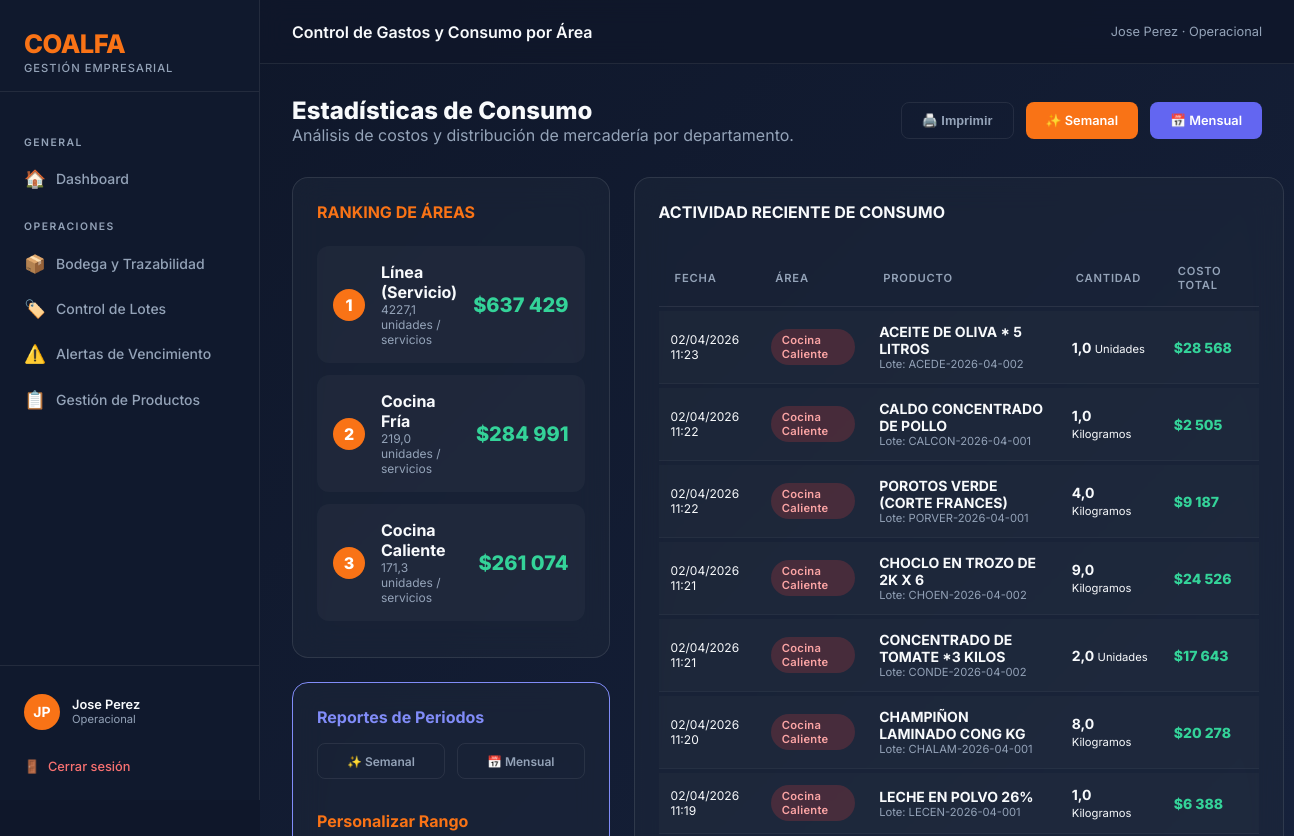
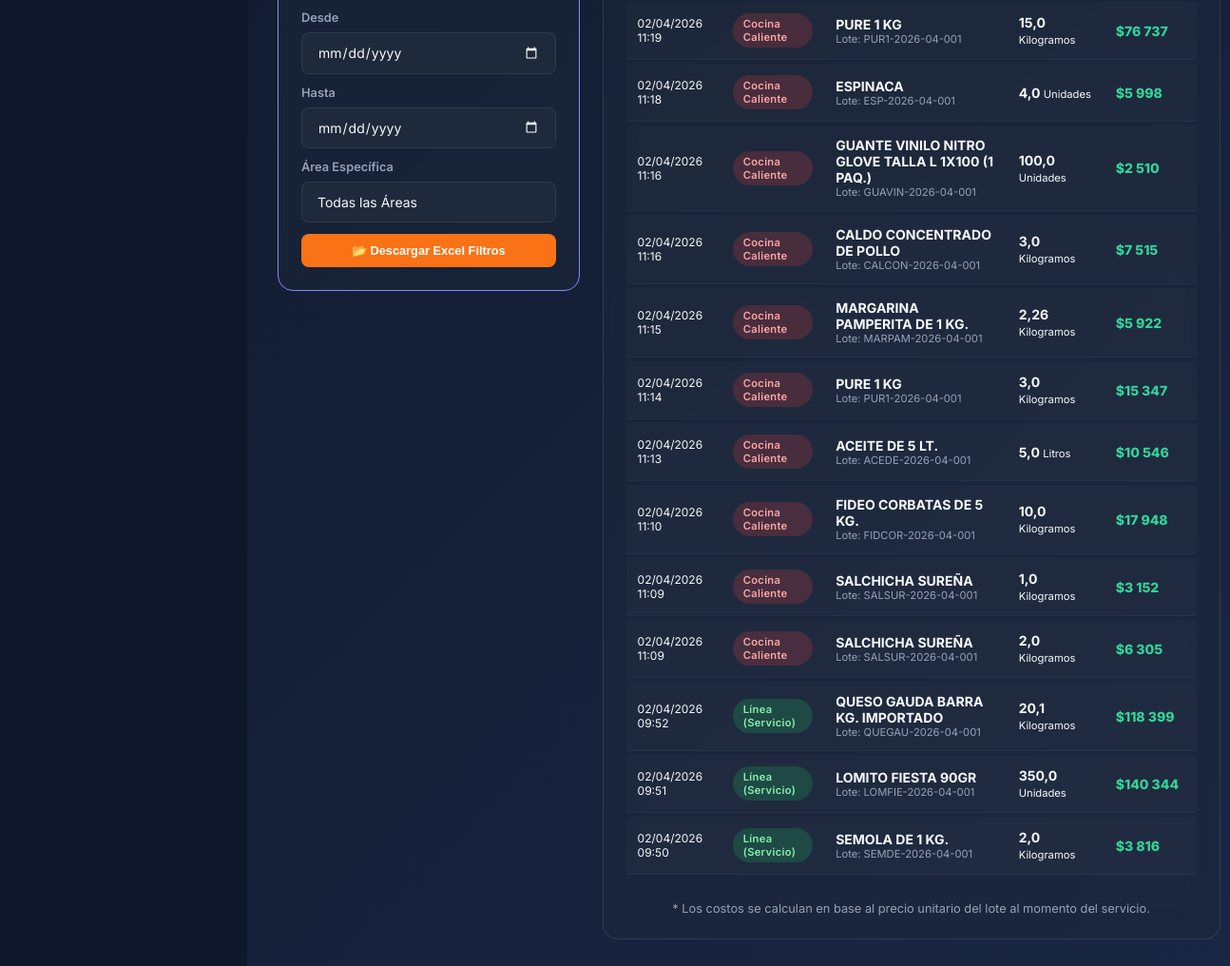
The app's page /inventario/consumo/ (signed in) with its own data (2 pictures, top to bottom).
### coalfa/models.py (models this page shows, shortened)
class Usuario(AbstractBaseUser, PermissionsMixin):
    ROL_CHOICES = [
        ("ADMIN", "Administrador"),
        ("RRHH", "Recursos Humanos"),
        ("OPERACIONAL", "Operacional"),
        ("GERENTE", "Gerente"),
    ]
    rut = models.CharField(max_length=12, unique=True, verbose_name="RUT", validators=[rut_validator])
    nombre = models.CharField(max_length=60, verbose_name="Nombre")
    apellido = models.CharField(max_length=60, verbose_name="Apellido")
    rol = models.CharField(max_length=15, choices=ROL_CHOICES, default="RRHH", verbose_name="Rol")
    is_active = models.BooleanField(default=True, verbose_name="Activo")
    is_staff = models.BooleanField(default=False, verbose_name="Es staff")
    solicitud_pendiente = models.BooleanField(default=False, verbose_name="Solicitud pendiente de aprobación")
    date_joined = models.DateTimeField(default=timezone.now, verbose_name="Fecha de registro")
    USERNAME_FIELD = "rut"
    REQUIRED_FIELDS = ["nombre", "apellido"]
    objects = UsuarioManager()
    def get_full_name(self):
        return f"{self.nombre} {self.apellido}"
    class Meta:
        verbose_name = "Usuario"
        verbose_name_plural = "Usuarios"

### inventario/models.py (models this page shows, shortened)
class RegistroServicio(models.Model):
    lote = models.ForeignKey(Lote, on_delete=models.CASCADE, related_name="servicios")
    cantidad_servida = models.FloatField()
    area = models.CharField(max_length=30, choices=Lote.UBICACION_CHOICES, default="LINEA")
    costo_total = models.FloatField(default=0, help_text="Costo calculado (cantidad * precio_unitario del lote)")
    responsable = models.CharField(max_length=100, blank=True)
    fecha = models.DateTimeField(auto_now_add=True)
    observaciones = models.TextField(blank=True)
    class Meta:
        verbose_name = "Registro de Servicio"
        verbose_name_plural = "Registros de Servicio"
        ordering = ["-fecha"]

class Lote(models.Model):
    UBICACION_CHOICES = [
        ("BODEGA", "Bodega"),
        ("COCINA_FRIA", "Cocina Fría"),
        ("COCINA_CALIENTE", "Cocina Caliente"),
        ("REPOSTERIA", "Repostería"),
        ("PANADERIA", "Panadería"),
        ("COLACION", "Colación"),
        ("LINEA", "Línea (Servicio)"),
        ("OTRO", "Otro"),
    ]
    ESTADO_CHOICES = [
        ("ACTIVO", "Activo"),
        ("CONSUMIDO", "Consumido"),
        ("VENCIDO", "Vencido"),
        ("DESCARTADO", "Descartado"),
    ]
    PROCESO_CHOICES = [
        ("RECEPCION", "Recepción de Bodega"),
        ("MARINADO", "Marinado"),
        ("PORCIONADO", "Porcionado"),
        ("COCCION", "Cocción"),
        ("PREPARACION", "Preparación / Mezcla"),
        ("HORNEADO", "Horneado"),
        ("ENFRIADO", "Enfriado"),
        ("OTRO", "Otro"),
    ]
    producto = models.ForeignKey(Producto, on_delete=models.PROTECT, related_name="lotes")
    proveedor = models.ForeignKey(
        Proveedor, on_delete=models.SET_NULL, null=True, blank=True, related_name="lotes"
    )
    numero_lote = models.CharField(max_length=60, unique=True, blank=True)
    numero_lote_proveedor = models.CharField(
        max_length=80, blank=True, verbose_name="Lote del Proveedor"
    )
    numero_guia = models.CharField(
        max_length=80, blank=True, verbose_name="Nº Guía / Factura"
    )
    cantidad = models.FloatField()
    precio_unitario = models.FloatField(default=0, help_text="Costo por unidad de medida")
    fecha_recepcion = models.DateField()
    fecha_vencimiento = models.DateField()
    temperatura_recepcion = models.FloatField(
        null=True, blank=True, verbose_name="Temperatura recepción (°C)"
    )
    proceso = models.CharField(
        max_length=20,
        choices=PROCESO_CHOICES,
        default="RECEPCION",
        verbose_name="Proceso de origen",
    )
    lotes_padres = models.ManyToManyField(
        "self",
        symmetrical=False,
        blank=True,
        related_name="lotes_hijos",
        verbose_name="Lotes de origen (insumos)",
    )
    ubicacion_actual = models.CharField(
        max_length=30, choices=UBICACION_CHOICES, default="BODEGA"
    )
    ubicacion_detalle = models.CharField(
        max_length=100, blank=True, help_text="Ej: Pasillo 2, Estante B"
    )
    estado = models.CharField(
        max_length=12, choices=ESTADO_CHOICES, default="ACTIVO", db_index=True
    )
    responsable_registro = models.CharField(
        max_length=100, blank=True, verbose_name="Responsable de registro"
    )
    observaciones = models.TextField(blank=True)
    fecha_registro = models.DateTimeField(auto_now_add=True)
    class Meta:
        verbose_name = "Lote"
        verbose_name_plural = "Lotes"
        ordering = ["fecha_vencimiento"]

class Producto(models.Model):
    UNIDAD_CHOICES = [
        ("KG", "Kilogramos"),
        ("G", "Gramos"),
        ("L", "Litros"),
        ("ML", "Mililitros"),
        ("UN", "Unidades"),
        ("CAJA", "Cajas"),
    ]
    CATEGORIA_CHOICES = [
        ("ABARROTES", "Abarrotes"),
        ("CARNES", "Carnes y Aves"),
        ("PESCADOS", "Pescados y Mariscos"),
        ("LACTEOS", "Lácteos y Huevos"),
        ("FRUTAS", "Frutas y Verduras"),
        ("CONGELADOS", "Congelados"),
        ("BEBIDAS", "Bebidas"),
        ("LIMPIEZA", "Aseo y Limpieza"),
        ("VESTUARIO", "Vestuario / Ropa"),
        ("EPP", "Elementos de Protección Personal"),
        ("OTRO", "Otros"),
    ]
    nombre = models.CharField(max_length=150)
    talla = models.CharField(max_length=50, blank=True)
    descripcion = models.TextField(blank=True)
    categoria = models.CharField(max_length=20, choices=CATEGORIA_CHOICES, default="OTRO")
    unidad_medida = models.CharField(max_length=5, choices=UNIDAD_CHOICES, default="KG")
    stock_minimo = models.FloatField(default=0, help_text="Alerta cuando el stock total baje de este valor")
    temperatura_min = models.FloatField(null=True, blank=True, help_text="°C (opcional)")
    temperatura_max = models.FloatField(null=True, blank=True, help_text="°C (opcional)")
    class Meta:
        verbose_name = "Producto"
        verbose_name_plural = "Productos"
        ordering = ["nombre"]
        unique_together = ["nombre", "talla"]

### inventario/views.py (the view)
# urls.py: path("consumo/", views.resumen_consumo, name="inventario_resumen_consumo"),
@operacional_required
def resumen_consumo(request):
    ranking = RegistroServicio.objects.values('area').annotate(
        total_gastado=Sum('costo_total'),
        total_productos=Sum('cantidad_servida')
    ).order_by('-total_gastado')
    ubicaciones_dict = dict(Lote.UBICACION_CHOICES)
    for r in ranking:
        r['area_label'] = ubicaciones_dict.get(r['area'], r['area'])
    ultimos_consumos = RegistroServicio.objects.select_related('lote', 'lote__producto').order_by('-fecha')[:20]
    return render(request, "inventario/resumen_consumo.html", {
        "ranking": ranking,
        "ultimos_consumos": ultimos_consumos,
        "ubicaciones": Lote.UBICACION_CHOICES,
    })

### coalfa/context_processors.py (called while the page is built)
def solicitudes_pendientes(request):
    if request.user.is_authenticated and getattr(request.user, 'rol', None) == 'ADMIN':
        count = Usuario.objects.filter(solicitud_pendiente=True).count()
        return {'solicitudes_count': count}
    return {}

### inventario/templates/inventario/resumen_consumo.html (shortened to what this page needs)
{% extends 'base.html' %}
{% load humanize %}
{% block topbar_title %}Control de Gastos y Consumo por Área{% endblock %}
{% block content %}
<div style="display: flex; justify-content: space-between; align-items: center; margin-bottom: 2rem;">
    <div>
        <h2 style="font-size: 1.5rem; font-weight: 800;">Estadísticas de Consumo</h2>
        <p style="color: var(--text-muted);">Análisis de costos y distribución de mercadería por departamento.</p>
    </div>
    <div style="display: flex; gap: 0.75rem;">
         <button class="btn btn-ghost" onclick="window.print()">🖨️ Imprimir</button>
         <a href="{% url 'inventario_exportar_consumo_excel' %}?periodo=semanal" class="btn btn-primary" title="Exportar últimos 7 días">✨ Semanal</a>
         <a href="{% url 'inventario_exportar_consumo_excel' %}?periodo=mensual" class="btn btn-primary" style="background: #6366f1;" title="Exportar mes actual">📅 Mensual</a>
    </div>
</div>
<div style="display: grid; grid-template-columns: 1fr 2fr; gap: 1.5rem;">
    <div>
        <div class="glass-card">
            <h3 style="font-size: 1rem; margin-bottom: 1.5rem; text-transform: uppercase; color: var(--accent);">Ranking de Áreas</h3>
            {% for r in ranking %}
            <div class="rank-item">
                <div class="rank-number">{{ forloop.counter }}</div>
                <div class="rank-details">
                    <div style="font-weight: 700;">{{ r.area_label }}</div>
                    <div style="font-size: 0.75rem; color: var(--text-muted);">{{ r.total_productos|floatformat:1 }} unidades / servicios</div>
                </div>
                <div class="rank-value">${{ r.total_gastado|floatformat:0|intcomma }}</div>
            </div>
            {% empty %}
            <p style="color: var(--text-muted);">No hay datos de consumo registrados.</p>
            {% endfor %}
        </div>
        <div class="glass-card" style="border-color: var(--indigo);">
            <h3 style="font-size: 1rem; margin-bottom: 1rem; color: var(--indigo);">Reportes de Periodos</h3>
            <div style="display: grid; grid-template-columns: 1fr 1fr; gap: 0.75rem; margin-bottom: 2rem;">
                <a href="{% url 'inventario_exportar_consumo_excel' %}?periodo=semanal" class="btn btn-ghost" style="justify-content: center; font-size: 0.75rem;">
                    ✨ Semanal
                </a>
                <a href="{% url 'inventario_exportar_consumo_excel' %}?periodo=mensual" class="btn btn-ghost" style="justify-content: center; font-size: 0.75rem;">
                    📅 Mensual
                </a>
            </div>
            <h3 style="font-size: 1rem; margin-bottom: 1rem; color: var(--accent);">Personalizar Rango</h3>
            <form action="{% url 'inventario_exportar_consumo_excel' %}" method="get">
                <div style="display: flex; flex-direction: column; gap: 0.75rem;">
                    <div class="form-group" style="margin-bottom: 0;">
                        <label class="form-label">Desde</label>
                        <input type="date" name="desde" class="form-control">
                    </div>
                    <div class="form-group" style="margin-bottom: 0;">
                        <label class="form-label">Hasta</label>
                        <input type="date" name="hasta" class="form-control">
                    </div>
                    <div class="form-group" style="margin-bottom: 0;">
                        <label class="form-label">Área Específica</label>
                        <select name="area" class="form-control">
                            <option value="">Todas las Áreas</option>
                        </select>
                    </div>
                    <button type="submit" class="btn btn-primary w-full" style="justify-content: center;">📂 Descargar Excel Filtros</button>
                </div>
            </form>
        </div>
    </div>
    <div class="glass-card">
        <h3 style="font-size: 1rem; margin-bottom: 1.5rem; text-transform: uppercase;">Actividad Reciente de Consumo</h3>
        <table class="table-enterprise">
            <thead>
                <tr style="color: var(--text-muted); font-size: 0.7rem; text-transform: uppercase;">
                    <th>Fecha</th>
                    <th>Área</th>
                    <th>Producto</th>
                    <th>Cantidad</th>
                    <th>Costo Total</th>
                </tr>
            </thead>
            <tbody>
                {% for c in ultimos_consumos %}
                <tr>
                    <td style="font-size: 0.75rem;">{{ c.fecha|date:"d/m/Y H:i" }}</td>
                    <td><span class="badge badge-{{ c.area|lower }}">{{ c.get_area_display }}</span></td>
                    <td>
                        <div style="font-weight: 700;">{{ c.lote.producto.nombre }}</div>
                        <div style="font-size: 0.7rem; color: var(--text-muted);">Lote: {{ c.lote.numero_lote }}</div>
                    </td>
                    <td style="font-weight: 700;">{{ c.cantidad_servida }} <span style="font-weight: 400; font-size: 0.7rem;">{{ c.lote.producto.get_unidad_medida_display }}</span></td>
                    <td style="color: var(--success); font-weight: 800;">${{ c.costo_total|floatformat:0|intcomma }}</td>
                </tr>
                {% empty %}
                <tr><td colspan="5" style="text-align:center; padding: 2rem;">No hay registros recientes.</td></tr>
                {% endfor %}
            </tbody>
        </table>
        <div style="margin-top: 1.5rem; text-align: center;">
             <p style="font-size: 0.8rem; color: var(--text-muted);">* Los costos se calculan en base al precio unitario del lote al momento del servicio.</p>
        </div>
    </div>
</div>
{% endblock %}

### templates/base.html (shortened to what this page needs)
<!DOCTYPE html>
<html lang="es">
<head>
    <link rel="stylesheet" href="https://unpkg.com/nprogress@0.2.0/nprogress.css" />
</head>
<body>
    <div class="sidebar">
        <div class="sidebar-brand">
            <div class="logo-text">COALFA</div>
            <div class="logo-sub">Gestión Empresarial</div>
        </div>
        <nav class="sidebar-nav">
            <div class="nav-section-label">General</div>
            <a href="{% url 'dashboard' %}" class="nav-item {% block nav_home %}{% endblock %}">
                <span class="icon">🏠</span> Dashboard
            </a>
            {% if user.rol == 'OPERACIONAL' or user.rol == 'ADMIN' %}
            <div class="nav-section-label">Operaciones</div>
            <a href="{% url 'inventario_dashboard' %}" class="nav-item {% block nav_inventario %}{% endblock %}">
                <span class="icon">📦</span> Bodega y Trazabilidad
            </a>
            <a href="{% url 'inventario_lista_lotes' %}" class="nav-item {% block nav_lotes %}{% endblock %}">
                <span class="icon">🏷️</span> Control de Lotes
            </a>
            <a href="{% url 'inventario_alertas' %}" class="nav-item {% block nav_alertas %}{% endblock %}">
                <span class="icon">⚠️</span> Alertas de Vencimiento
            </a>
            <a href="{% url 'inventario_lista_productos' %}" class="nav-item {% block nav_productos %}{% endblock %}">
                <span class="icon">📋</span> Gestión de Productos
            </a>
            {% endif %}
        </nav>
        <div class="sidebar-footer">
            <div class="user-info">
                <div class="user-avatar">{{ user.nombre|first }}{{ user.apellido|first }}</div>
                <div>
                    <div class="user-name">{{ user.get_full_name }}</div>
                    <div class="user-role">{{ user.get_rol_display }}</div>
                </div>
            </div>
            <a href="{% url 'logout' %}" class="btn-logout">
                <span>🚪</span> Cerrar sesión
            </a>
        </div>
    </div>
    <div class="main-wrapper">
        <div class="topbar">
            <div class="topbar-title">{% block topbar_title %}Dashboard{% endblock %}</div>
            <div class="topbar-breadcrumb">{{ user.get_full_name }} · {{ user.get_rol_display }}</div>
        </div>
        <div class="page-content">
            {% block content %}{% endblock %}
        </div>
    </div>
</body>
</html>

### records on screen
Usuario: nombre|first "J", apellido|first "P", get_full_name "Jose Perez", rol "Operacional"
RegistroServicio: fecha "02/04/2026 11:23", area "Cocina Caliente", lote.producto.nombre "ACEITE DE OLIVA * 5 LITROS", lote.numero_lote "ACEDE-2026-04-002", cantidad_servida "1,0", lote.producto.unidad_medida "Unidades", costo_total "28 568"
RegistroServicio: fecha "02/04/2026 11:22", area "Cocina Caliente", lote.producto.nombre "CALDO CONCENTRADO DE POLLO", lote.numero_lote "CALCON-2026-04-001", cantidad_servida "1,0", lote.producto.unidad_medida "Kilogramos", costo_total "2 505"
RegistroServicio: fecha "02/04/2026 11:22", area "Cocina Caliente", lote.producto.nombre "POROTOS VERDE (CORTE FRANCES)", lote.numero_lote "PORVER-2026-04-001", cantidad_servida "4,0", lote.producto.unidad_medida "Kilogramos", costo_total "9 187"
RegistroServicio: fecha "02/04/2026 11:21", area "Cocina Caliente", lote.producto.nombre "CHOCLO EN TROZO DE 2K X 6", lote.numero_lote "CHOEN-2026-04-002", cantidad_servida "9,0", lote.producto.unidad_medida "Kilogramos", costo_total "24 526"
RegistroServicio: fecha "02/04/2026 11:21", area "Cocina Caliente", lote.producto.nombre "CONCENTRADO DE TOMATE *3 KILOS", lote.numero_lote "CONDE-2026-04-002", cantidad_servida "2,0", lote.producto.unidad_medida "Unidades", costo_total "17 643"
RegistroServicio: fecha "02/04/2026 11:20", area "Cocina Caliente", lote.producto.nombre "CHAMPIÑON LAMINADO CONG KG", lote.numero_lote "CHALAM-2026-04-001", cantidad_servida "8,0", lote.producto.unidad_medida "Kilogramos", costo_total "20 278"
RegistroServicio: fecha "02/04/2026 11:19", area "Cocina Caliente", lote.producto.nombre "LECHE EN POLVO 26%", lote.numero_lote "LECEN-2026-04-001", cantidad_servida "1,0", lote.producto.unidad_medida "Kilogramos", costo_total "6 388"
RegistroServicio: fecha "02/04/2026 11:19", area "Cocina Caliente", lote.producto.nombre "PURE 1 KG", lote.numero_lote "PUR1-2026-04-001", cantidad_servida "15,0", lote.producto.unidad_medida "Kilogramos", costo_total "76 737"
RegistroServicio: fecha "02/04/2026 11:18", area "Cocina Caliente", lote.producto.nombre "ESPINACA", lote.numero_lote "ESP-2026-04-001", cantidad_servida "4,0", lote.producto.unidad_medida "Unidades", costo_total "5 998"
RegistroServicio: fecha "02/04/2026 11:16", area "Cocina Caliente", lote.producto.nombre "GUANTE VINILO NITRO GLOVE TALLA L 1X100 (1 PAQ.)", lote.numero_lote "GUAVIN-2026-04-001", cantidad_servida "100,0", lote.producto.unidad_medida "Unidades", costo_total "2 510"
RegistroServicio: fecha "02/04/2026 11:16", area "Cocina Caliente", lote.producto.nombre "CALDO CONCENTRADO DE POLLO", lote.numero_lote "CALCON-2026-04-001", cantidad_servida "3,0", lote.producto.unidad_medida "Kilogramos", costo_total "7 515"
RegistroServicio: fecha "02/04/2026 11:15", area "Cocina Caliente", lote.producto.nombre "MARGARINA PAMPERITA DE 1 KG.", lote.numero_lote "MARPAM-2026-04-001", cantidad_servida "2,26", lote.producto.unidad_medida "Kilogramos", costo_total "5 922"
RegistroServicio: fecha "02/04/2026 11:14", area "Cocina Caliente", lote.producto.nombre "PURE 1 KG", lote.numero_lote "PUR1-2026-04-001", cantidad_servida "3,0", lote.producto.unidad_medida "Kilogramos", costo_total "15 347"
RegistroServicio: fecha "02/04/2026 11:13", area "Cocina Caliente", lote.producto.nombre "ACEITE DE 5 LT.", lote.numero_lote "ACEDE-2026-04-001", cantidad_servida "5,0", lote.producto.unidad_medida "Litros", costo_total "10 546"
RegistroServicio: fecha "02/04/2026 11:10", area "Cocina Caliente", lote.producto.nombre "FIDEO CORBATAS DE 5 KG.", lote.numero_lote "FIDCOR-2026-04-001", cantidad_servida "10,0", lote.producto.unidad_medida "Kilogramos", costo_total "17 948"
RegistroServicio: fecha "02/04/2026 11:09", area "Cocina Caliente", lote.producto.nombre "SALCHICHA SUREÑA", lote.numero_lote "SALSUR-2026-04-001", cantidad_servida "1,0", lote.producto.unidad_medida "Kilogramos", costo_total "3 152"
RegistroServicio: fecha "02/04/2026 11:09", area "Cocina Caliente", lote.producto.nombre "SALCHICHA SUREÑA", lote.numero_lote "SALSUR-2026-04-001", cantidad_servida "2,0", lote.producto.unidad_medida "Kilogramos", costo_total "6 305"
RegistroServicio: fecha "02/04/2026 09:52", area "Línea (Servicio)", lote.producto.nombre "QUESO GAUDA BARRA KG. IMPORTADO", lote.numero_lote "QUEGAU-2026-04-001", cantidad_servida "20,1", lote.producto.unidad_medida "Kilogramos", costo_total "118 399"
RegistroServicio: fecha "02/04/2026 09:51", area "Línea (Servicio)", lote.producto.nombre "LOMITO FIESTA 90GR", lote.numero_lote "LOMFIE-2026-04-001", cantidad_servida "350,0", lote.producto.unidad_medida "Unidades", costo_total "140 344"
RegistroServicio: fecha "02/04/2026 09:50", area "Línea (Servicio)", lote.producto.nombre "SEMOLA DE 1 KG.", lote.numero_lote "SEMDE-2026-04-001", cantidad_servida "2,0", lote.producto.unidad_medida "Kilogramos", costo_total "3 816"

### other values on screen
{{ r.area_label }} "Línea (Servicio)" "Cocina Fría" "Cocina Caliente"
{{ r.total_productos|floatformat:1 }} "4227,1" "219,0" "171,3"
{{ r.total_gastado|floatformat:0|intcomma }} "637 429" "284 991" "261 074"
